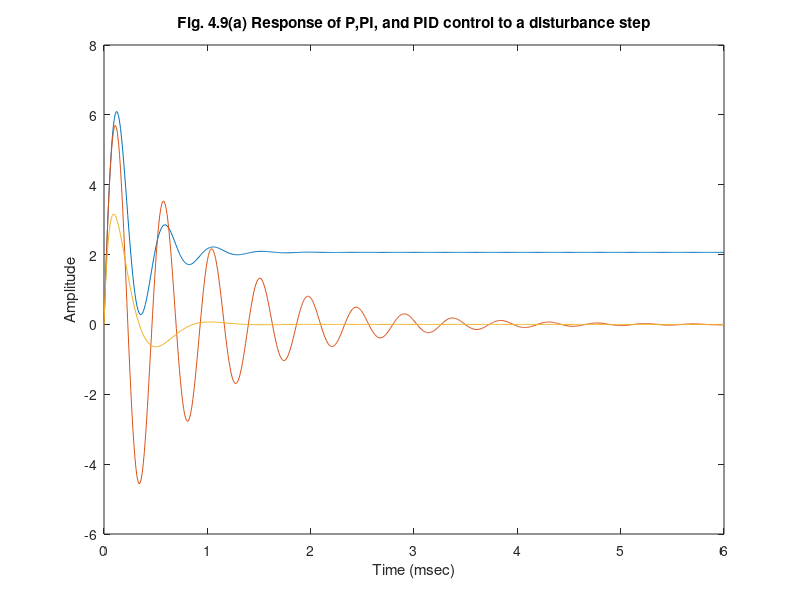

Reproduce this figure in MATLAB. (Note: this script raises an error after producing the figure.)
%  Figure 4.9      Feedback Control of Dynamic Systems, 6e
%                   Franklin, Powell, Emami
% Figure 4.9   PID control of motor speed
% function [np, dp]= pid(b,J,K,L,R,kp,ki,kd)
% function to compute the equations of a d.c. motor with inductance.
% and compute the response under control
clf;
K=.0670; L1=0.1; J1=0.0113; R=0.45; b=0.0280;
kp=3; ki= 15; kd=0.3;
np=K;
dp=[L1*J1 R*J1+b*L1 R*b+K*K];
dclp=[L1*J1 R*J1+b*L1 R*b+K*K+K*kp];
nclp=K*kp;
nclpw=[L1 R];
dclpi=[L1*J1 R*J1+b*L1 R*b+K*K+K*kp K*ki];
nclpi=[K*kp K*ki];
nclpiw=[L1 R 0];
dclpid=[  L1*J1 R*J1+b*L1+K*kd R*b+K*K+K*kp K*ki];
nclpid=[K*kd K*kp K*ki];
nclpidw=[L1 R 0];
sysp=tf(nclp,dclp);
syspw=tf(nclpw,dclp);
syspi=tf(nclpi,dclpi);
syspiw=tf(nclpiw,dclpi);
syspid=tf(nclpid,dclpid);
syspidw=tf(nclpidw,dclpid);
figure(1)
t=0:.01:6;
[y1w,t]=step(syspw,t);
[y2w,t]=step(syspiw,t);
[y3w,t]=step(syspidw,t);
plot(t,y1w,t,y2w,t,y3w);
xlabel('Time (msec)');
ylabel('Amplitude');
title('Fig. 4.9(a) Response of P,PI, and PID control to a disturbance step')
gtext('P')
gtext('PI')
gtext('PID')
nicegrid;

figure(2)
[y1,t]=step(sysp,t);
[y2,t]=step(syspi,t);
[y3,t]=step(syspid,t);
plot(t,y1,t,y2,t,y3);
xlabel('Time (msec)');
ylabel('Amplitude');
title('Fig. 4.9 (b) Response of P,PI, and PID control to a reference step')
gtext('P')
gtext('PI')
gtext('PID')
nicegrid;
